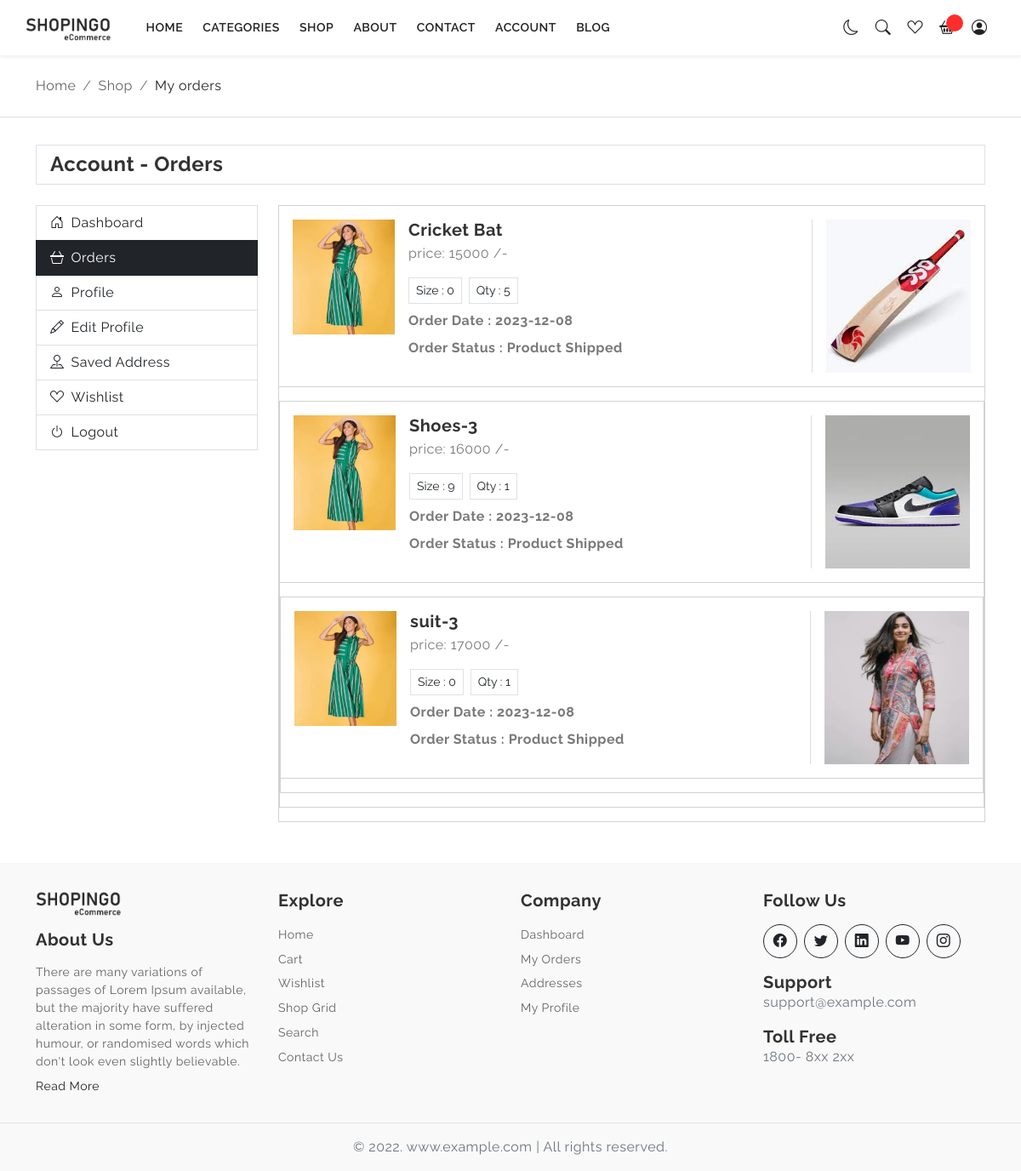
The page /src/view/account-orders.php (signed in) on the database its author committed.
### tables this page shows
CREATE TABLE `orders_table` (
  `id` int NOT NULL,
  `user_id` int NOT NULL,
  `total_price` int NOT NULL,
  `address_id` int NOT NULL,
  `total_products` int NOT NULL,
  `payment_method` varchar(255) NOT NULL DEFAULT 'cod',
  `tracking_number` varchar(255) NOT NULL,
  `invoice_number` varchar(255) NOT NULL,
  `status` varchar(255) NOT NULL DEFAULT 'n',
  `is_cancelled` int DEFAULT '0',
  `order_date` datetime DEFAULT CURRENT_TIMESTAMP
);

CREATE TABLE `order_details` (
  `id` int NOT NULL,
  `order_id` int NOT NULL,
  `o_product_id` int NOT NULL,
  `o_product_name` varchar(255) NOT NULL,
  `o_product_quantity` int NOT NULL,
  `o_product_size` int NOT NULL,
  `o_product_price` int NOT NULL,
  `o_product_image` varchar(255) NOT NULL,
  `order_date` datetime NOT NULL DEFAULT CURRENT_TIMESTAMP
);

### src/controller/order_details_fetch_handle.php (called while the page is built)
<?php
include '../model/order_details_fetch.php';
$user_id = $_SESSION['user_id'];
$table_1 = "orders_table";
$table_2 = "order_details";
$col = "*";
$condition_1 = "orders_table.id  = order_details.order_id";
$condition_2 = "orders_table.user_id = $user_id";
$fetch_orders = fetchOrdersWithJoins($col, $table_1, $table_2, $condition_1, $condition_2);
?>

### src/model/order_details_fetch.php (called while the page is built, shortened)
<?php
include '../../config/connection.php';
function fetchOrdersWithJoins($col, $table_1, $table_2, $condition_1, $condition_2) {
    global $conn;
    $fetch_orders = "SELECT $col FROM $table_1 INNER JOIN $table_2 ON $condition_1 WHERE $condition_2";
    $execute_fetch = mysqli_query($conn, $fetch_orders);
    $fetch_orders_details = array();
    while($row = mysqli_fetch_assoc($execute_fetch)) {
        $fetch_orders_details[] = $row;
    }
    return $fetch_orders_details;
}
?>

### src/view/account-orders.php (the view, shortened to what this page needs)
<?php
if (isset($_SESSION['user_login'])) {
  include '../../includes/header.php';
  include_once '../../includes/nav.php';
  include '../controller/order_details_fetch_handle.php';
  ?>
  <div class="page-content">
    <div class="py-4 border-bottom">
      <div class="container">
        <nav aria-label="breadcrumb">
          <ol class="breadcrumb mb-0">
            <li class="breadcrumb-item"><a href="javascript:;">Home</a></li>
            <li class="breadcrumb-item"><a href="javascript:;">Shop</a></li>
            <li class="breadcrumb-item active" aria-current="page">My orders</li>
          </ol>
        </nav>
      </div>
    </div>
    <section class="section-padding">
      <div class="container">
        <div class="d-flex align-items-center px-3 py-2 border mb-4">
          <div class="text-start">
            <h4 class="mb-0 h4 fw-bold">Account - Orders</h4>
          </div>
        </div>
        <div class="row">
          <div class="col-12 col-xl-3 filter-column">
            <nav class="navbar navbar-expand-xl flex-wrap p-0">
              <div class="offcanvas offcanvas-start" tabindex="-1" id="offcanvasNavbarFilter"
                aria-labelledby="offcanvasNavbarFilterLabel">
                <div class="offcanvas-body account-menu">
                  <div class="list-group w-100 rounded-0">
                    <a href="account-dashboard.php" class="list-group-item"><i
                        class="bi bi-house-door me-2"></i>Dashboard</a>
                    <a href="account-orders.php" class="list-group-item active"><i
                        class="bi bi-basket3 me-2"></i>Orders</a>
                    <a href="account-profile.php" class="list-group-item"><i class="bi bi-person me-2"></i>Profile</a>
                    <a href="account-edit-profile.php" class="list-group-item"><i class="bi bi-pencil me-2"></i>Edit
                      Profile</a>
                    <a href="account-saved-address.php" class="list-group-item"><i class="bi bi-pin-map me-2"></i>Saved
                      Address</a>
                    <a href="wishlist.php" class="list-group-item"><i class="bi bi-suit-heart me-2"></i>Wishlist</a>
                    <a href="../controller/logout.php" class="list-group-item"><i class="bi bi-power me-2"></i>Logout</a>
                  </div>
                </div>
              </div>
            </nav>
          </div>
          <div class="col-12 col-xl-9">
            <?php foreach ($fetch_orders as $orders) {
              $product_name = $orders['o_product_name'];
              $product_price = $orders['o_product_price'];
              $product_quantity = $orders['o_product_quantity'];
              $product_image = $orders['o_product_image'];
              $product_size = $orders['o_product_size'];
              $order_date = $orders['order_date'];
              $product_status = $orders['status'];
              $formatted_date = date('Y-m-d', strtotime($order_date));
              ?>
              <div class="card rounded-0 mb-3">
                <div class="card-body">
                  <div class="d-flex flex-column flex-xl-row gap-3">
                    <div class="product-img">
                      <img src="assets/images/featured-products/05.webp" width="120" alt="">
                    </div>
                    <div class="product-info flex-grow-1">
                      <h5 class="fw-bold mb-1">
                        <?php echo $product_name ?>
                      </h5>
                      <p class="mb-0">price:
                        <?php echo $product_price ?> /-
                      </p>
                      <div class="mt-3 hstack gap-2">
                        <button type="button" class="btn btn-sm border rounded-0">Size :
                          <?php echo $product_size ?>
                        </button>
                        <button type="button" class="btn btn-sm border rounded-0">Qty :
                          <?php echo $product_quantity ?>
                        </button>
                      </div>
                      <div class="mt-2">
                        <p class="mb-1 fw-bold">Order Date :
                          <?php echo $formatted_date ?>
                        </p>
                      </div>
                      <div class="mt-2">
                        <p class="mb-1 fw-bold">Order Status :
                          <?php if ($product_status == 'n') {
                            echo "Ordered";
                          } else if ($product_status == 's') {
                            echo "Product Shipped";
                          } else {
                            echo "Delivered";
                          } ?>
                        </p>
                      </div>
                    </div>
                    <div class="d-grid align-self-start align-self-xl-center">
                      <img
                        src='<?php echo "../../shopingo_admin2-rahul/assets/images/product_featured_images/$product_image" ?>'
                        class="" height="180px" width="170px" alt=".">
                    </div>
                  </div>
                </div>
                <div class="card-footer rounded-0 bg-transparent">
                </div>
              <?php } ?>
            </div>
          </div>
        </div>
    </section>
  </div>
  <?php include '../../includes/footer.php' ?>
  </body>
  </html>
<?php } else {
  header("Location: ./login.php");
}
?>

### assets/css/style.css (style rules this page uses)
body { color: #797979; letter-spacing: 0.5px; background-color: #ffffff; font-family: 'Raleway', sans-serif; }
::placeholder { opacity: 0.5 !important; }
.h1, .h2, .h3, .h4, .h5, .h6, h1, h2, h3, h4, h5, h6 { color: #323232; }
.offcanvas-start { width: 280px; }
.page-content { padding-top: 65px; }
.filter-column .offcanvas-start { width: 320px; }
.filter-column .offcanvas { z-index: 21; }
@media (min-width: 1200px) { .filter-column .offcanvas { z-index: 19; } }
.breadcrumb li a { color: #636363; }
.breadcrumb li.active { color: #222121; }
.section-padding { padding-top: 2rem !important; padding-bottom: 2rem !important; }
.account-menu .list-group-item { color: #212529; }
.account-menu .list-group-item.active { color: #ffffff; background-color: #212529; border-color: #212529; }

### rows shown on the page
orders_table: order_details.o_product_name "Cricket Bat", order_details.o_product_price "15000", order_details.o_product_size "0", order_details.o_product_quantity "5", order_details.order_date "2023-12-08", status "Product Shipped", order_details.o_product_image (picture), order_details.o_product_name "Shoes-3", order_details.o_product_price "16000", order_details.o_product_size "9", order_details.o_product_quantity "1", order_details.o_product_name "suit-3", order_details.o_product_price "17000"
